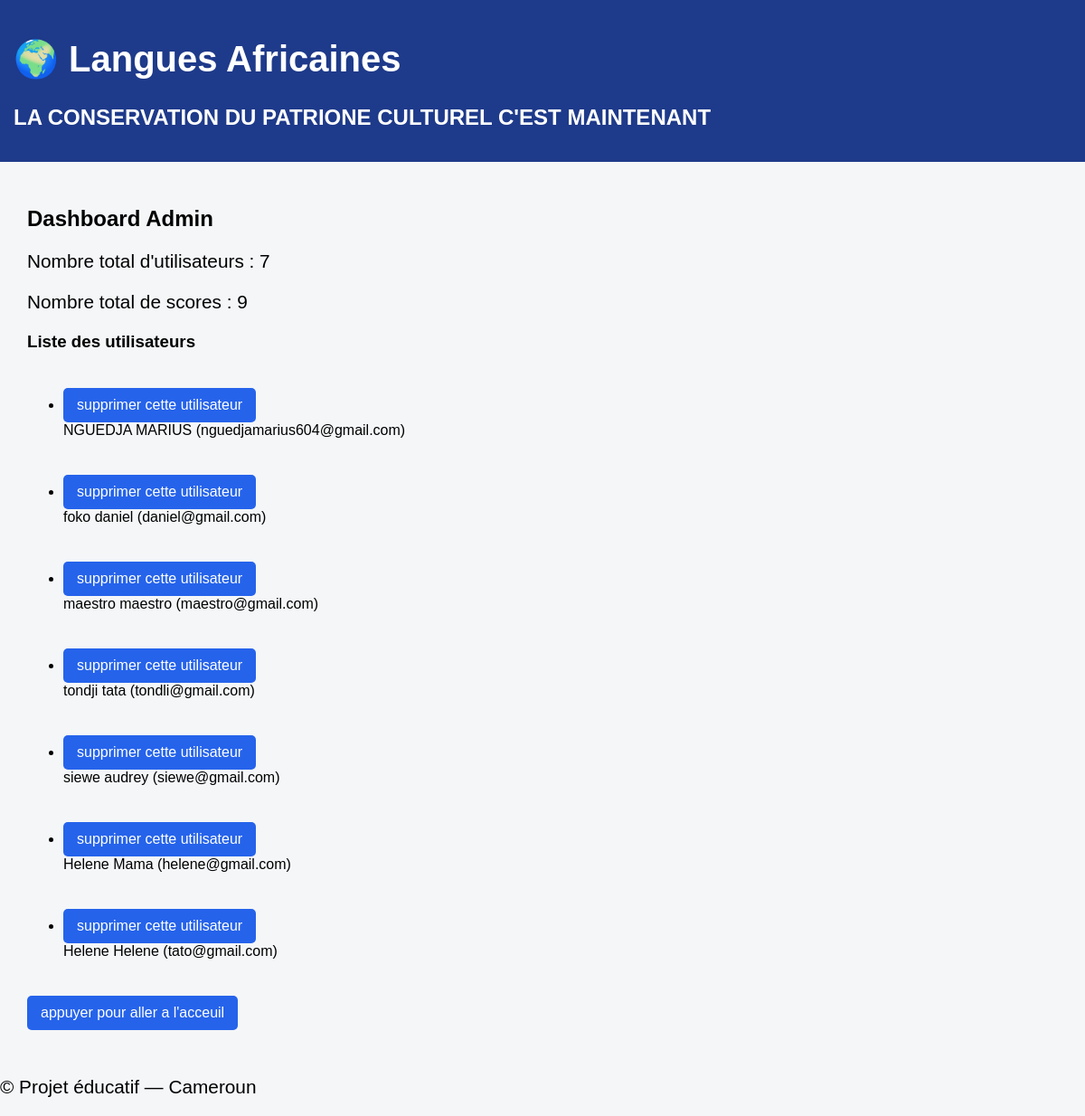
/admin (signed in), run on the app's committed database.
### tables this page shows
CREATE TABLE users(
           id INTEGER PRIMARY KEY AUTOINCREMENT,
           nom TEXT,
           prenom TEXT,
           email TEXT UNIQUE,
           telephone TEXT,
           password TEXT
        );

### app.py (the view)
@app.route("/admin")
def admin_dashboard():
    if "admin" not in session:
        return redirect("/")
    users = db.get_all_users()
    total_users = len(users)
    total_scores = len(db.recuperer_scores())
    return render_template(
        "admin_dashboard.html",
        users=users,
        total_users=total_users,
        total_scores=total_scores
    )

### database.py (called while the page is built)
    def connect(self):
        return sqlite3.connect(self.db_file)

    def recuperer_scores(self):
        conn = self.connect()
        cur = conn.cursor()
        cur.execute("SELECT * FROM scores ORDER BY id DESC LIMIT 20")
        data = cur.fetchall()
        conn.close()
        return data

    def get_all_users(self):
      conn = self.connect()
      cur = conn.cursor()
      cur.execute("SELECT * FROM users")
      users = cur.fetchall()
      conn.close()
      return users

### templates/admin_dashboard.html
{% extends "base.html" %}
{% block content %}
<h2>Dashboard Admin</h2>
<p>Nombre total d'utilisateurs : {{ total_users }}</p>
<p>Nombre total de scores : {{ total_scores }}</p>
<h3>Liste des utilisateurs</h3>
<ul>
    {% for user in users %}
        <li>  <nav>
    <div class="hero-buttons">
        <a class="btn" href="/delete-user/{{user[0]}}">supprimer cette utilisateur</a>
    </div>
    <nav>
            {{ user[1] }} {{ user[2] }} ({{ user[3] }})
        </li>
    {% endfor %}
</ul>
<nav><div class="hero-buttons">
<a class="btn" href="/accueil">appuyer pour aller a l'acceuil</a></div></nav>
{% endblock %}

### static/css/style.css (style rules this page uses)
body { font-family: Arial, sans-serif; margin: 0; background: #f4f6f8; }
.btn { display: inline-block; margin-top: 10px; padding: 10px 15px; background: #2563eb; color: white; text-decoration: none; border-radius: 5px; }
.hero-buttons { margin-top: 30px; }
body { margin: 0; font-family: Arial, sans-serif; }
p { font-size: 1.3rem; }

### data on the page
users: nom "NGUEDJA", prenom "MARIUS", email "nguedjamarius604@gmail.com"
users: nom "foko", prenom "daniel", email "daniel@gmail.com"
users: nom "maestro", prenom "maestro", email "maestro@gmail.com"
users: nom "tondji", prenom "tata", email "tondli@gmail.com"
users: nom "siewe", prenom "audrey", email "siewe@gmail.com"
users: nom "Helene", prenom "Mama", email "helene@gmail.com"
users: nom "Helene", prenom "Helene", email "tato@gmail.com"

### other printed values
{{ total_users }} "7"
{{ total_scores }} "9"
